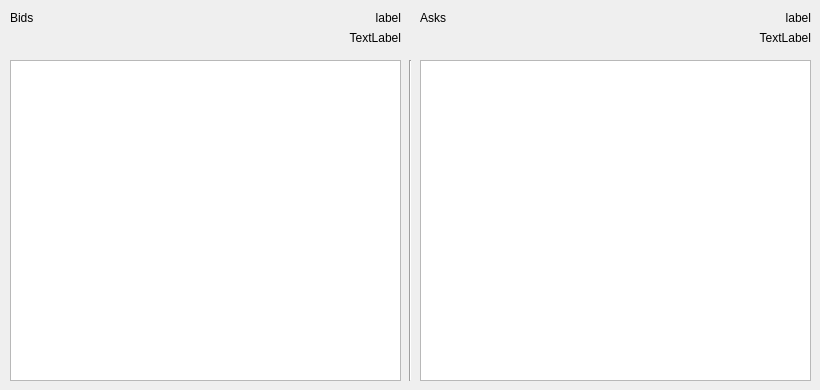
   <widget class="QWidget" name="OrderBook">
    <attribute name="title">
     <string>Order Book</string>
    </attribute>
    <widget class="QTableWidget" name="BidsTable">
     <property name="geometry">
      <rect>
       <x>10</x>
       <y>60</y>
       <width>391</width>
       <height>321</height>
      </rect>
     </property>
     <property name="font">
      <font>
       <pointsize>9</pointsize>
       <weight>50</weight>
       <bold>false</bold>
      </font>
     </property>
    </widget>
    <widget class="QTableWidget" name="AsksTable">
     <property name="geometry">
      <rect>
       <x>420</x>
       <y>60</y>
       <width>391</width>
       <height>321</height>
      </rect>
     </property>
     <property name="font">
      <font>
       <pointsize>9</pointsize>
       <weight>50</weight>
       <bold>false</bold>
      </font>
     </property>
    </widget>
    <widget class="QLabel" name="BidsCount">
     <property name="geometry">
      <rect>
       <x>10</x>
       <y>10</y>
       <width>91</width>
       <height>16</height>
      </rect>
     </property>
     <property name="text">
      <string>Bids</string>
     </property>
    </widget>
    <widget class="QLabel" name="AsksCount">
     <property name="geometry">
      <rect>
       <x>420</x>
       <y>10</y>
       <width>91</width>
       <height>16</height>
      </rect>
     </property>
     <property name="text">
      <string>Asks</string>
     </property>
    </widget>
    <widget class="QLabel" name="XBMSupply">
     <property name="geometry">
      <rect>
       <x>570</x>
       <y>10</y>
       <width>241</width>
       <height>16</height>
      </rect>
     </property>
     <property name="text">
      <string>label</string>
     </property>
     <property name="alignment">
      <set>Qt::AlignRight|Qt::AlignTrailing|Qt::AlignVCenter</set>
     </property>
    </widget>
    <widget class="QLabel" name="XBMDemand">
     <property name="geometry">
      <rect>
       <x>160</x>
       <y>10</y>
       <width>241</width>
       <height>16</height>
      </rect>
     </property>
     <property name="text">
      <string>label</string>
     </property>
     <property name="alignment">
      <set>Qt::AlignRight|Qt::AlignTrailing|Qt::AlignVCenter</set>
     </property>
    </widget>
    <widget class="QLabel" name="BtcDemand">
     <property name="geometry">
      <rect>
       <x>220</x>
       <y>30</y>
       <width>181</width>
       <height>16</height>
      </rect>
     </property>
     <property name="text">
      <string>TextLabel</string>
     </property>
     <property name="alignment">
      <set>Qt::AlignRight|Qt::AlignTrailing|Qt::AlignVCenter</set>
     </property>
    </widget>
    <widget class="QLabel" name="BtcSupply">
     <property name="geometry">
      <rect>
       <x>630</x>
       <y>30</y>
       <width>181</width>
       <height>16</height>
      </rect>
     </property>
     <property name="text">
      <string>TextLabel</string>
     </property>
     <property name="alignment">
      <set>Qt::AlignRight|Qt::AlignTrailing|Qt::AlignVCenter</set>
     </property>
    </widget>
    <widget class="Line" name="line">
     <property name="geometry">
      <rect>
       <x>400</x>
       <y>60</y>
       <width>20</width>
       <height>321</height>
      </rect>
     </property>
     <property name="orientation">
      <enum>Qt::Vertical</enum>
     </property>
    </widget>
   </widget>
